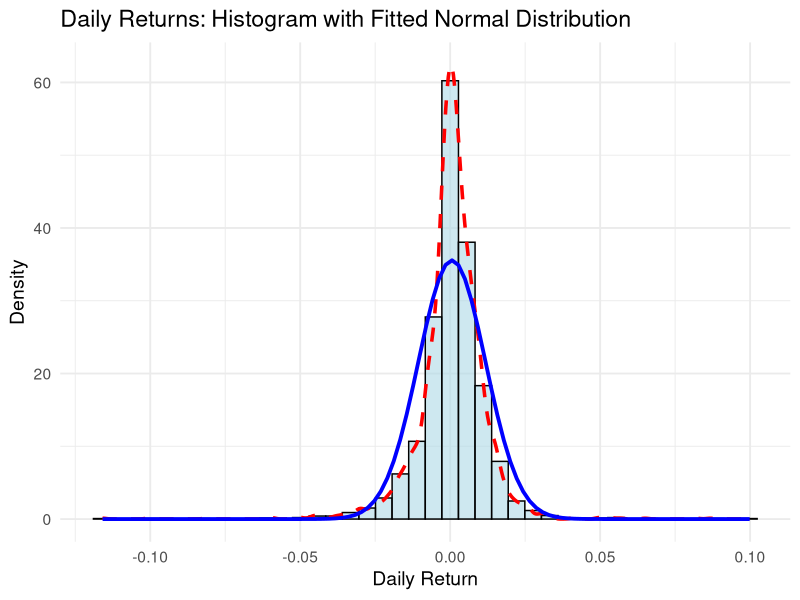

Here is the R script that generated this plot:
# Fitting a Normal Distribution to Daily Returns

# Set Working Directory
setwd("C:/Random variable and probablity dis/CIA 1 A")

# Load Libraries
library(tidyverse)
library(MASS)

# Load Dataset
spy <- read.csv("SPY_Probability_Assignment.csv")

# Estimate Normal Distribution Parameters

mu_hat <- mean(spy$Return)
sigma_hat <- sd(spy$Return)

cat("Estimated Mean (mu):", mu_hat, "\n")
cat("Estimated Standard Deviation (sigma):", sigma_hat, "\n")

# Fit Normal Distribution using Maximum Likelihood

fit_normal <- fitdistr(
  spy$Return,
  densfun = "normal"
)

fit_normal

# Log-Likelihood

logLik_normal <- fit_normal$loglik

logLik_normal

# AIC

k <- 2

AIC_normal <- -2 * logLik_normal + 2 * k

AIC_normal

# BIC

n <- nrow(spy)

BIC_normal <- -2 * logLik_normal + log(n) * k

BIC_normal

# Summary Table

normal_results <- data.frame(
  Distribution = "Normal",
  Mean = fit_normal$estimate["mean"],
  SD = fit_normal$estimate["sd"],
  LogLikelihood = logLik_normal,
  AIC = AIC_normal,
  BIC = BIC_normal
)

normal_results

# Histogram + KDE + Fitted Normal PDF

ggplot(spy, aes(x = Return)) +
  
  geom_histogram(
    aes(y = after_stat(density)),
    bins = 40,
    fill = "lightblue",
    color = "black",
    alpha = 0.6
  ) +
  
  geom_density(
    color = "red",
    linewidth = 1.2,
    linetype = "dashed"
  ) +
  
  stat_function(
    fun = dnorm,
    args = list(
      mean = fit_normal$estimate["mean"],
      sd = fit_normal$estimate["sd"]
    ),
    color = "blue",
    linewidth = 1.3
  ) +
  
  labs(
    title = "Daily Returns: Histogram with Fitted Normal Distribution",
    x = "Daily Return",
    y = "Density"
  ) +
  
  theme_minimal(base_size = 14)
